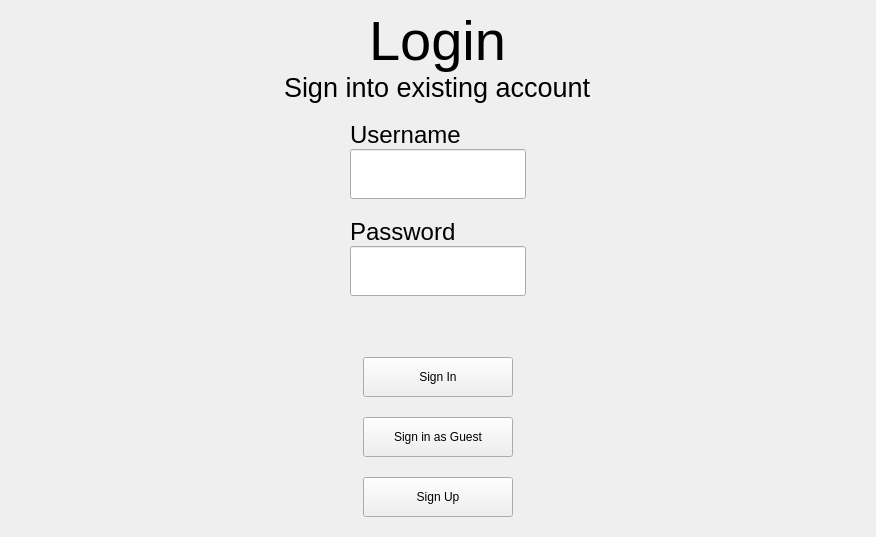
            <widget class="QWidget" name="login_page">
             <layout class="QHBoxLayout" name="horizontalLayout_3">
              <property name="leftMargin">
               <number>0</number>
              </property>
              <property name="topMargin">
               <number>0</number>
              </property>
              <property name="rightMargin">
               <number>0</number>
              </property>
              <property name="bottomMargin">
               <number>0</number>
              </property>
              <item>
               <widget class="QFrame" name="account_right_frame">
                <property name="frameShape">
                 <enum>QFrame::NoFrame</enum>
                </property>
                <property name="frameShadow">
                 <enum>QFrame::Raised</enum>
                </property>
                <layout class="QVBoxLayout" name="verticalLayout_10">
                 <property name="spacing">
                  <number>0</number>
                 </property>
                 <property name="leftMargin">
                  <number>0</number>
                 </property>
                 <property name="topMargin">
                  <number>0</number>
                 </property>
                 <property name="rightMargin">
                  <number>0</number>
                 </property>
                 <property name="bottomMargin">
                  <number>0</number>
                 </property>
                 <item>
                  <widget class="QFrame" name="account_right_top_frame">
                   <property name="frameShape">
                    <enum>QFrame::NoFrame</enum>
                   </property>
                   <property name="frameShadow">
                    <enum>QFrame::Raised</enum>
                   </property>
                   <layout class="QVBoxLayout" name="verticalLayout_11">
                    <property name="spacing">
                     <number>0</number>
                    </property>
                    <item alignment="Qt::AlignHCenter">
                     <widget class="QLabel" name="login_label">
                      <property name="font">
                       <font>
                        <pointsize>42</pointsize>
                       </font>
                      </property>
                      <property name="text">
                       <string>Login</string>
                      </property>
                     </widget>
                    </item>
                    <item alignment="Qt::AlignHCenter">
                     <widget class="QLabel" name="sign_existing_label">
                      <property name="font">
                       <font>
                        <pointsize>20</pointsize>
                       </font>
                      </property>
                      <property name="text">
                       <string>Sign into existing account</string>
                      </property>
                     </widget>
                    </item>
                   </layout>
                  </widget>
                 </item>
                 <item>
                  <widget class="QFrame" name="account_right_middle1_frame">
                   <property name="frameShape">
                    <enum>QFrame::NoFrame</enum>
                   </property>
                   <property name="frameShadow">
                    <enum>QFrame::Raised</enum>
                   </property>
                   <layout class="QVBoxLayout" name="verticalLayout_12">
                    <property name="spacing">
                     <number>0</number>
                    </property>
                    <property name="leftMargin">
                     <number>350</number>
                    </property>
                    <property name="rightMargin">
                     <number>350</number>
                    </property>
                    <property name="bottomMargin">
                     <number>10</number>
                    </property>
                    <item>
                     <widget class="QLabel" name="username_label">
                      <property name="minimumSize">
                       <size>
                        <width>0</width>
                        <height>0</height>
                       </size>
                      </property>
                      <property name="maximumSize">
                       <size>
                        <width>16777215</width>
                        <height>40</height>
                       </size>
                      </property>
                      <property name="font">
                       <font>
                        <pointsize>18</pointsize>
                       </font>
                      </property>
                      <property name="text">
                       <string>Username</string>
                      </property>
                     </widget>
                    </item>
                    <item>
                     <widget class="QLineEdit" name="username_field">
                      <property name="minimumSize">
                       <size>
                        <width>0</width>
                        <height>50</height>
                       </size>
                      </property>
                      <property name="font">
                       <font>
                        <pointsize>15</pointsize>
                       </font>
                      </property>
                      <property name="text">
                       <string/>
                      </property>
                     </widget>
                    </item>
                   </layout>
                  </widget>
                 </item>
                 <item>
                  <widget class="QFrame" name="account_right_middle2_frame">
                   <property name="frameShape">
                    <enum>QFrame::NoFrame</enum>
                   </property>
                   <property name="frameShadow">
                    <enum>QFrame::Raised</enum>
                   </property>
                   <layout class="QVBoxLayout" name="verticalLayout_13">
                    <property name="spacing">
                     <number>0</number>
                    </property>
                    <property name="leftMargin">
                     <number>350</number>
                    </property>
                    <property name="rightMargin">
                     <number>350</number>
                    </property>
                    <item>
                     <widget class="QLabel" name="password_label">
                      <property name="font">
                       <font>
                        <pointsize>18</pointsize>
                       </font>
                      </property>
                      <property name="text">
                       <string>Password</string>
                      </property>
                     </widget>
                    </item>
                    <item>
                     <widget class="QLineEdit" name="login_password_field">
                      <property name="minimumSize">
                       <size>
                        <width>0</width>
                        <height>50</height>
                       </size>
                      </property>
                     </widget>
                    </item>
                   </layout>
                  </widget>
                 </item>
                 <item>
                  <widget class="QFrame" name="account_right_bottom_frame">
                   <property name="minimumSize">
                    <size>
                     <width>0</width>
                     <height>200</height>
                    </size>
                   </property>
                   <property name="frameShape">
                    <enum>QFrame::NoFrame</enum>
                   </property>
                   <property name="frameShadow">
                    <enum>QFrame::Raised</enum>
                   </property>
                   <layout class="QVBoxLayout" name="verticalLayout_14">
                    <property name="spacing">
                     <number>20</number>
                    </property>
                    <property name="leftMargin">
                     <number>10</number>
                    </property>
                    <property name="rightMargin">
                     <number>10</number>
                    </property>
                    <property name="bottomMargin">
                     <number>20</number>
                    </property>
                    <item alignment="Qt::AlignHCenter">
                     <widget class="QLabel" name="login_error_label">
                      <property name="minimumSize">
                       <size>
                        <width>300</width>
                        <height>0</height>
                       </size>
                      </property>
                      <property name="font">
                       <font>
                        <pointsize>15</pointsize>
                       </font>
                      </property>
                      <property name="styleSheet">
                       <string notr="true">color: rgb(255, 0, 0);</string>
                      </property>
                      <property name="text">
                       <string/>
                      </property>
                     </widget>
                    </item>
                    <item alignment="Qt::AlignHCenter">
                     <widget class="QPushButton" name="sign_in_button">
                      <property name="minimumSize">
                       <size>
                        <width>150</width>
                        <height>40</height>
                       </size>
                      </property>
                      <property name="text">
                       <string>Sign In</string>
                      </property>
                     </widget>
                    </item>
                    <item alignment="Qt::AlignHCenter">
                     <widget class="QPushButton" name="sign_in_as_guest_button">
                      <property name="minimumSize">
                       <size>
                        <width>150</width>
                        <height>40</height>
                       </size>
                      </property>
                      <property name="text">
                       <string>Sign in as Guest</string>
                      </property>
                     </widget>
                    </item>
                    <item alignment="Qt::AlignHCenter">
                     <widget class="QPushButton" name="sign_up_button">
                      <property name="minimumSize">
                       <size>
                        <width>150</width>
                        <height>40</height>
                       </size>
                      </property>
                      <property name="text">
                       <string>Sign Up</string>
                      </property>
                     </widget>
                    </item>
                   </layout>
                  </widget>
                 </item>
                </layout>
               </widget>
              </item>
             </layout>
            </widget>
